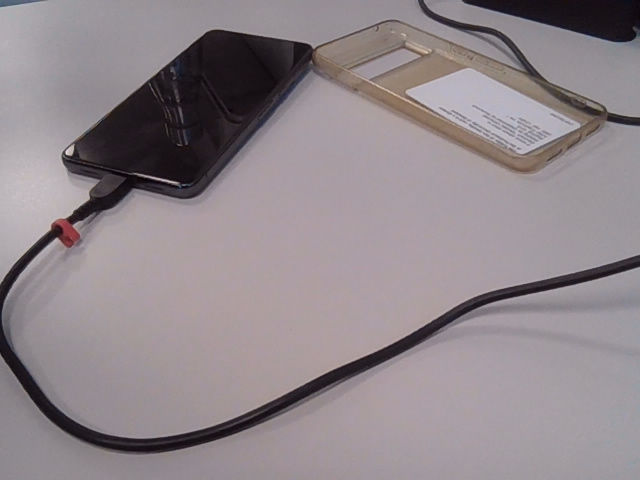
#> input picture test_image_line.png, 640 x 480 px
$ python TransformTo3D.py
#> lines starting #> are read from the running program, lines starting #| are printed output that depends on the picture; after the words box and inside, x2 and y2 are one past the last pixel; in counts of white or black regions, pixels touching at a corner belong together
#> (reads camera_calibration.json from the repository)
#> further down, frame is the input picture: shape (480, 640, 3); mean B, G, R 139.3, 134.6, 143.8
### LineTracker.py
import os

os.environ["OPENCV_VIDEOIO_MSMF_ENABLE_HW_TRANSFORMS"] = "0"

import cv2
import numpy as np
from skimage.morphology import skeletonize


def track_line(frame, blur=5, max_threshold=120, min_thinness=100, max_line_width=21):

#> called with blur = 5, max_threshold = 120, min_thinness = 100, max_line_width = 21
    gray = cv2.cvtColor(frame, cv2.COLOR_BGR2GRAY) if frame.ndim == 3 else frame
    if blur:
        gray = cv2.GaussianBlur(gray, (blur, blur), 0)

    # Black line on white background -> invert so the line becomes 255.
    # Otsu picks the threshold, but never above max_threshold, so light gray background is not counted as line.
    otsu, _ = cv2.threshold(gray, 0, 255, cv2.THRESH_BINARY + cv2.THRESH_OTSU)
#> otsu = 95
    _, mask = cv2.threshold(gray, min(otsu, max_threshold), 255, cv2.THRESH_BINARY_INV)
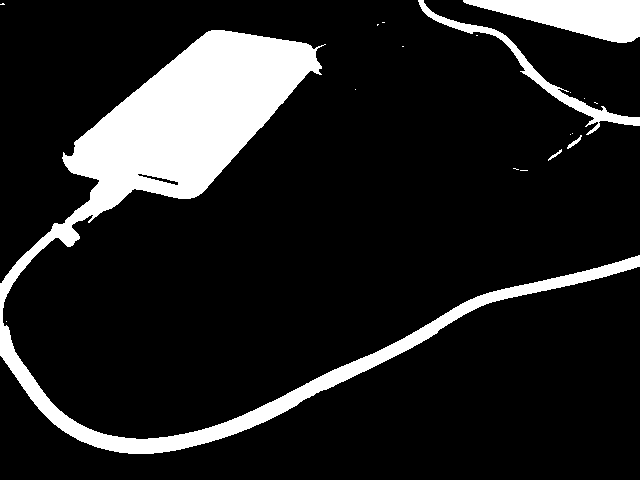
#> mask: shape (480, 640); 13.9% white; 19 white regions (14 under 20 px), largest, box (x1, y1, x2, y2) and area: (0, 30, 640, 454) 35852, (463, 0, 640, 43) 4493, (418, 0, 640, 135) 2203, (567, 135, 582, 149) 58, (548, 149, 562, 161) 40

    # Close small gaps in the line. No opening: it cuts the line at thin spots, and specks are ignored below anyway
    mask = cv2.morphologyEx(mask, cv2.MORPH_CLOSE, np.ones((5, 5), np.uint8))
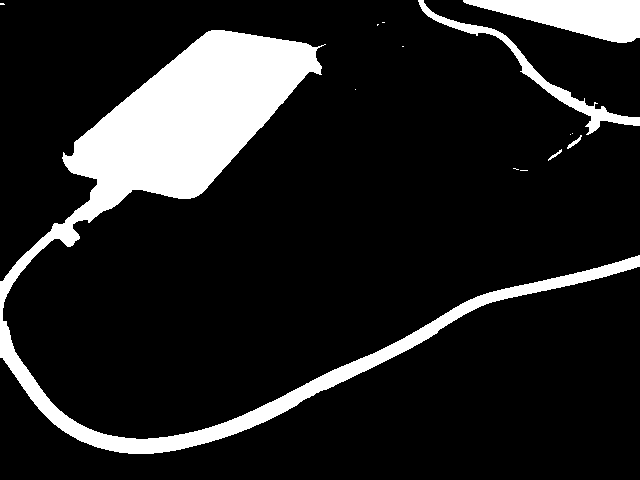
#> mask: shape (480, 640); 14% white; 14 white regions (9 under 20 px), largest, box (x1, y1, x2, y2) and area: (0, 30, 640, 454) 36026, (463, 0, 640, 43) 4495, (418, 0, 640, 135) 2346, (567, 135, 582, 149) 58, (548, 149, 562, 161) 40

    # Remove dark areas wider than the line (shadows, dark corners), so they cannot merge with the line.
    # An opening wider than the line erases the line but keeps the wide areas; subtract those (slightly grown).
    wide = cv2.morphologyEx(mask, cv2.MORPH_OPEN, np.ones((max_line_width, max_line_width), np.uint8))
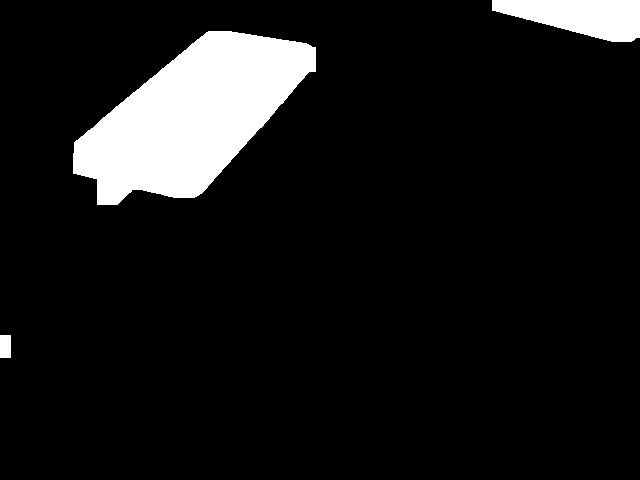
#> wide: shape (480, 640); 9.3% white; 3 white regions, box (x1, y1, x2, y2) and area: (73, 31, 316, 205) 24024, (492, 0, 640, 42) 4292, (0, 335, 11, 358) 253
    mask = mask & ~cv2.dilate(wide, np.ones((5, 5), np.uint8))
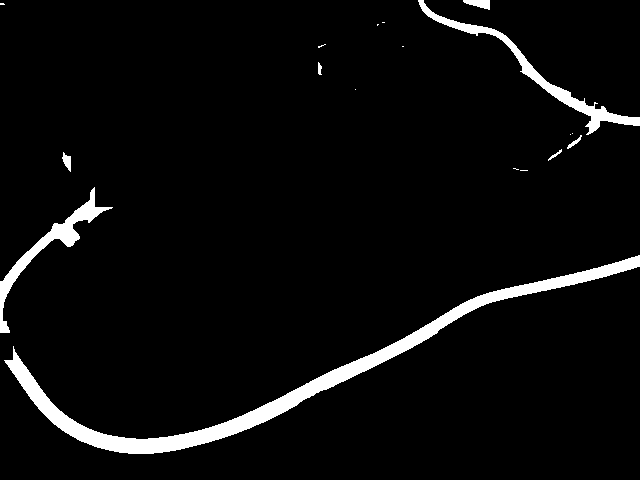
#> mask: shape (480, 640); 4.6% white; 18 white regions (10 under 20 px)

    contours, _ = cv2.findContours(mask, cv2.RETR_EXTERNAL, cv2.CHAIN_APPROX_NONE)
#> contours = 18 contours, 10 with area under 20; largest, box (x1, y1, x2, y2) and area: (4, 255, 640, 454) 8704, (418, 0, 640, 135) 2074, (0, 187, 113, 333) 1780, (463, 0, 490, 10) 141, (62, 152, 71, 172) 81, (567, 135, 582, 149) 40, (548, 149, 562, 161) 24, (318, 62, 322, 75) 24

    # Keep only long, thin shapes (perimeter^2 / area: circle ~13, line >> 100) and pick the longest
    lines = [c for c in contours if cv2.arcLength(c, True) ** 2 / max(cv2.contourArea(c), 1) > min_thinness]
#> lines = 6 contours, 3 with area under 20; largest, box (x1, y1, x2, y2) and area: (4, 255, 640, 454) 8704, (418, 0, 640, 135) 2074, (0, 187, 113, 333) 1780
    if not lines:
        return np.zeros_like(mask)
    biggest_line = max(lines, key=lambda c: cv2.arcLength(c, True))
#> biggest_line = contour of 1327 points, box (x1, y1, x2, y2) (4, 255, 640, 454), area 8704

    #Skeletonize to collapse into a single 1D image
    filled = cv2.drawContours(np.zeros_like(mask), [biggest_line], -1, 255, -1) & mask
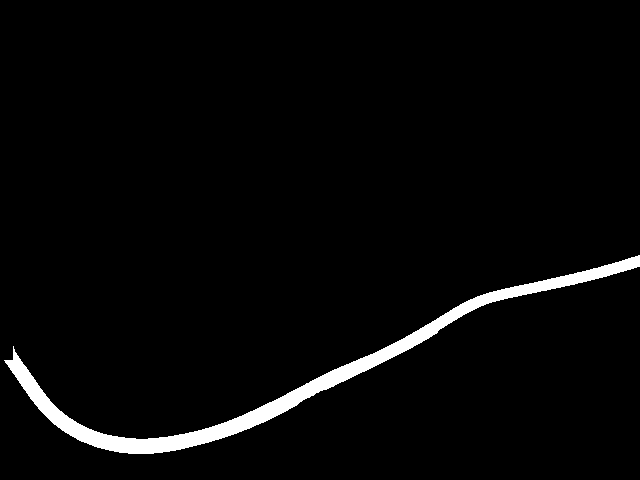
#> filled: shape (480, 640); 3% white; 1 white region, box (x1, y1, x2, y2) and area: (4, 255, 640, 454) 9368
    skel = skeletonize(filled > 0).astype(np.uint8) * 255
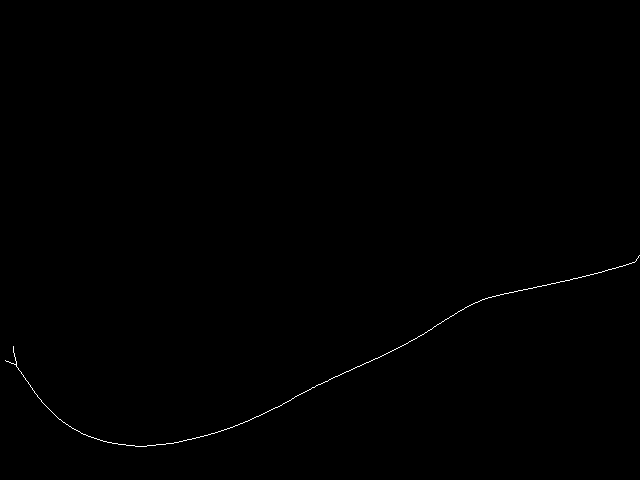
#> skel: shape (480, 640); 0.22% white in thin lines or dots, all inside (x1, y1, x2, y2) = (5, 255, 640, 447)


    return skel


# [12 lines that do not run on import are left out]

### CameraCalibration.py
import json
import os
os.environ["OPENCV_VIDEOIO_MSMF_ENABLE_HW_TRANSFORMS"] = "0"

import sys

import cv2
import numpy as np
from scipy.optimize import least_squares
from scipy.spatial.transform import Rotation

sys.path.insert(0, os.path.join(os.path.dirname(os.path.abspath(__file__)), "MyRobot", "Python"))

CAM_INDEX = 0
CALIB_FILE = os.path.join(os.path.dirname(os.path.abspath(__file__)), "camera_calibration.json")
N_TABLE_TOUCHES = 3
N_VIEWS = 6
VIEW_HINTS = [
    "camera straight down, low above the table",
    "camera straight down, high above the table",
    "camera tilted, dot in the upper half of the image",
    "base rotated to one side, dot near the left edge of the image",
    "base rotated to the other side, dot near the right edge of the image",
    "camera tilted differently, dot near a corner of the image",
]


# ------------------------------- Using the calibration -------------------------------

def load_calibration(path=CALIB_FILE):
    with open(path) as fh:
        c = json.load(fh)
    return c["f"], c["cx"], c["cy"], c["z_table"], np.array(c["T_ee_cam"])


def pixels_to_table(px, T_base_ee, T_ee_cam, f, cx, cy, z_table):
    """Map an Nx2 array of pixels (u, v) to points on the table in the base frame (mm)."""
    px = np.asarray(px, dtype=float).reshape(-1, 2)
    T = T_base_ee @ T_ee_cam
    R, o = T[:3, :3], T[:3, 3]
    rays = np.column_stack([(px[:, 0] - cx) / f, (px[:, 1] - cy) / f, np.ones(len(px))])
    d = rays @ R.T
    t = (z_table - o[2]) / d[:, 2]
    return (o + t[:, None] * d)[t > 0]


# ------------------------------- Solving -------------------------------

# [204 lines left out: functions _make_T, _residuals, solve_camera, click_points, load_state, save_state and 2 more, not called in this run]


# [2 lines that do not run on import are left out]

### TransformTo3D.py
import os
from collections import deque

import numpy as np

from CameraCalibration import CALIB_FILE, load_calibration, pixels_to_table

# ------------------------------- Default parameters -------------------------------
FOCAL_LENGTH_PX = 800.0          # camera focal length in pixels
CX, CY = 320.0, 240.0            # image center in pixels
Z_TABLE = 0.0                    # table height in the robot base frame (mm)
CAMERA_HEIGHT = 200.0            # camera height above the table, used when no arm pose is given (mm)
T_EE_CAM = np.array([[0, 1, 0, 0],   # camera pose relative to the pointer tip (camera z = pointer direction)
                     [0, 0, 1, 0],
                     [1, 0, 0, 0],
                     [0, 0, 0, 1]], dtype=float)

if os.path.exists(CALIB_FILE):
    FOCAL_LENGTH_PX, CX, CY, Z_TABLE, T_EE_CAM = load_calibration()


def order_skeleton(skeleton):
    """Return the skeleton pixels as an ordered Nx2 array of (u, v) along the longest path."""
    pixels = set(zip(*np.nonzero(skeleton)))
#> pixels = 667 items
    if not pixels:
        return np.empty((0, 2))

    def neighbours(p):
        y, x = p
        return [(y + dy, x + dx) for dy in (-1, 0, 1) for dx in (-1, 0, 1)
                if (dy or dx) and (y + dy, x + dx) in pixels]

    def bfs(start):
#> called with start = (262, 634)
        parent = {start: None}
        queue = deque([start])
        while queue:
            p = queue.popleft()
            for n in neighbours(p):
                if n not in parent:
                    parent[n] = p
                    queue.append(n)
#> this loop made 667 passes
#> after the loop, parent = 667 items
        return p, parent

    end_a, _ = bfs(next(iter(pixels)))
#> end_a = (346, 13)
    end_b, parent = bfs(end_a)
#> the loop in bfs (call 2), `while queue:` made 667 passes
#> end_b = (255, 639); parent = 667 items
    path = [end_b]
#> path = [(255, 639)]
    while parent[path[-1]] is not None:
        path.append(parent[path[-1]])
#> after the loop, path = 656 pairs, first value 255 to 446, second value 13 to 639
    return np.array(path, dtype=float)[:, ::-1]


def resample(points, spacing):
    """Resample an ordered polyline so consecutive points are `spacing` apart."""
    if len(points) < 2:
        return points
    dist = np.concatenate([[0], np.cumsum(np.linalg.norm(np.diff(points, axis=0), axis=1))])
    s = np.arange(0, dist[-1], spacing)
    return np.column_stack([np.interp(s, dist, points[:, i]) for i in range(points.shape[1])])


def default_camera_pose(height=CAMERA_HEIGHT):
    """Pointer-tip pose that puts the camera straight down, `height` above the table at x = y = 0."""
    T_base_cam = np.diag([1.0, -1.0, -1.0, 1.0])
    T_base_cam[2, 3] = Z_TABLE + height
    return T_base_cam @ np.linalg.inv(T_EE_CAM)


def skeleton_to_world(skeleton, T_base_ee=None, f=None, cx=None, cy=None, z_table=None,
                      T_ee_cam=None, spacing=5.0, target_height=0.0):
    """
    Convert a skeleton image from track_line into ordered 3D points in the robot base frame (mm).

    T_base_ee: 4x4 pointer-tip pose from forward kinematics when the image was taken.
               If None, the camera is assumed straight down CAMERA_HEIGHT above the table.
    spacing: distance between output points along the line (mm).
    target_height: height above the table to place the points (mm, 0 = touching).
    Returns an Nx3 array, ordered along the line starting at the end closest to the pointer tip.
    """
    f = FOCAL_LENGTH_PX if f is None else f
    cx = CX if cx is None else cx
    cy = CY if cy is None else cy
    z_table = Z_TABLE if z_table is None else z_table
    T_ee_cam = T_EE_CAM if T_ee_cam is None else T_ee_cam
    T_base_ee = default_camera_pose() if T_base_ee is None else T_base_ee

    px = order_skeleton(skeleton)
#> px = 656 pairs, first value 13 to 639, second value 255 to 446
    if len(px) == 0:
        return np.empty((0, 3))

    points = pixels_to_table(px, T_base_ee, T_ee_cam, f, cx, cy, z_table)
#> in pixels_to_table, `rays = np.column_stack([(px[:, 0] - cx) / f, (px[:, 1] - cy) / f, np.o..`: rays = 656 rows, first 8: [0.454, 0.0213, 1], [0.453, 0.0228, 1], [0.453, 0.0242, 1], [0.451, 0.0256, 1], [0.45, 0.027, 1], [0.45, 0.0285, 1], [0.448, 0.0299, 1], [0.447, 0.0313, 1]
#> in pixels_to_table, `d = rays @ R.T`: d = 656 rows, first 8: [0.454, -0.0213, -1], [0.453, -0.0228, -1], [0.453, -0.0242, -1], [0.451, -0.0256, -1], [0.45, -0.027, -1], [0.45, -0.0285, -1], [0.448, -0.0299, -1], [0.447, -0.0313, -1]
#> in pixels_to_table, `t = (z_table - o[2]) / d[:, 2]`: t = 656 values from 200 to 200
#> points = 656 rows, first 8: [90.8, -4.27, -50], [90.52, -4.55, -50], [90.52, -4.84, -50], [90.24, -5.12, -50], [89.95, -5.41, -50], [89.95, -5.69, -50], [89.67, -5.98, -50], [89.38, -6.26, -50]
    points = resample(points, spacing)
#> in resample, `dist = np.concatenate([[0], np.cumsum(np.linalg.norm(np.diff(points, a..`: dist = 656 values from 0 to 217.6
#> points = 44 rows, first 8: [90.8, -4.27, -50], [87.2, -6.83, -50], [82.79, -8.25, -50], [78.26, -9.39, -50], [73.73, -10.53, -50], [69.2, -11.67, -50], [64.57, -12.57, -50], [60.03, -13.66, -50]
    points[:, 2] += target_height

    tip = T_base_ee[:3, 3]
    if np.linalg.norm(points[-1, :2] - tip[:2]) < np.linalg.norm(points[0, :2] - tip[:2]):
        points = points[::-1]
#> points = 44 rows, first 8: [-87.1, -32.63, -50], [-85.82, -36.86, -50], [-83.09, -40.73, -50], [-80.36, -44.6, -50], [-77.03, -48.22, -50], [-73.41, -51.56, -50], [-69.45, -54.08, -50], [-65.25, -56.01, -50]
    return points


if __name__ == "__main__":
    import cv2
    from LineTracker import track_line

    frame = cv2.imread("test_image_line.png")
    skeleton = track_line(frame)
    points = skeleton_to_world(skeleton)
    print(f"{len(points)} points, first: {np.round(points[0], 1)}, last: {np.round(points[-1], 1)}")
#| 44 points, first: [-87.1 -32.6 -50. ], last: [ 90.8  -4.3 -50. ]
